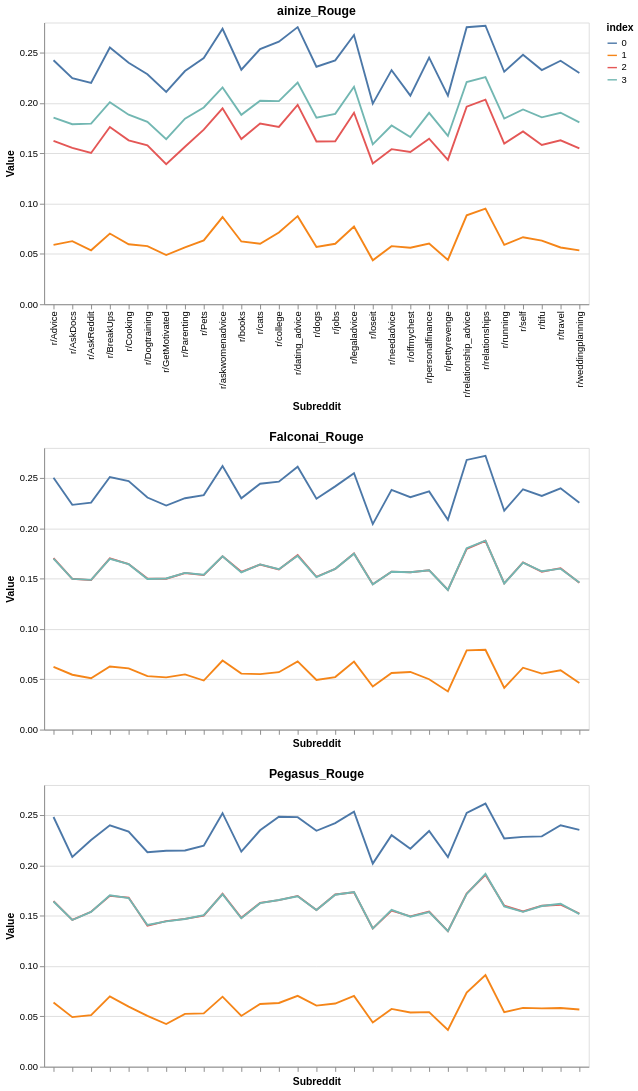

The cell this chart's notebook holds for it:
### Code cell
# the line charts for the three models
one = (
    alt.Chart(df_ain_rouge, title='ainize_Rouge')
    .mark_line()
    .encode(
        x='Subreddit:N',
        y='Value:Q',
        color='index:N'
    )
)
two = (
    alt.Chart(df_falc_rouge, title='Falconai_Rouge')
    .mark_line()
    .encode(
        alt.X('Subreddit:N').axis(labels=False),
        y='Value:Q',
        color='index:N'
    )
)
three = (
    alt.Chart(df_peg_rouge, title='Pegasus_Rouge')
    .mark_line()
    .encode(
        alt.X('Subreddit:N').axis(labels=False),
        y='Value:Q',
        color='index:N'
    )
)

(one & two & three).properties(width=800).interactive()
(one & two & three).display()

### Figure 1 — Vega-Lite specification as saved in the notebook (floating-point values rounded to 4 significant figures)
{"$schema": "https://vega.github.io/schema/vega-lite/v5.20.1.json", "config": {"view": {"continuousHeight": 300, "continuousWidth": 300}}, "datasets": {"data-138287ae5bad8c37273e3b14c2c60fe3": [{"Subreddit": "r/relationships", "Value": 0.2721, "index": 0}, {"Subreddit": "r/relationships", "Value": 0.07931, "index": 1}, {"Subreddit": "r/relationships", "Value": 0.1877, "index": 2}, {"Subreddit": "r/relationships", "Value": 0.1878, "index": 3}, {"Subreddit": "r/loseit", "Value": 0.2043, "index": 0}, {"Subreddit": "r/loseit", "Value": 0.04287, "index": 1}, {"Subreddit": "r/loseit", "Value": 0.1445, "index": 2}, {"Subreddit": "r/loseit", "Value": 0.1443, "index": 3}, {"Subreddit": "r/personalfinance", "Value": 0.2368, "index": 0}, {"Subreddit": "r/personalfinance", "Value": 0.05006, "index": 1}, {"Subreddit": "r/personalfinance", "Value": 0.1584, "index": 2}, {"Subreddit": "r/personalfinance", "Value": 0.1583, "index": 3}, {"Subreddit": "r/offmychest", "Value": 0.231, "index": 0}, {"Subreddit": "r/offmychest", "Value": 0.05729, "index": 1}, {"Subreddit": "r/offmychest", "Value": 0.1564, "index": 2}, {"Subreddit": "r/offmychest", "Value": 0.1565, "index": 3}, {"Subreddit": "r/relationship_advice", "Value": 0.268, "index": 0}, {"Subreddit": "r/relationship_advice", "Value": 0.07873, "index": 1}, {"Subreddit": "r/relationship_advice", "Value": 0.1796, "index": 2}, {"Subreddit": "r/relationship_advice", "Value": 0.1803, "index": 3}, {"Subreddit": "r/dating_advice", "Value": 0.2614, "index": 0}, {"Subreddit": "r/dating_advice", "Value": 0.06784, "index": 1}, {"Subreddit": "r/dating_advice", "Value": 0.1734, "index": 2}, {"Subreddit": "r/dating_advice", "Value": 0.1727, "index": 3}, {"Subreddit": "r/dogs", "Value": 0.2294, "index": 0}, {"Subreddit": "r/dogs", "Value": 0.04938, "index": 1}, {"Subreddit": "r/dogs", "Value": 0.1519, "index": 2}, {"Subreddit": "r/dogs", "Value": 0.1515, "index": 3}, {"Subreddit": "r/legaladvice", "Value": 0.2549, "index": 0}, {"Subreddit": "r/legaladvice", "Value": 0.06757, "index": 1}, {"Subreddit": "r/legaladvice", "Value": 0.175, "index": 2}, {"Subreddit": "r/legaladvice", "Value": 0.1749, "index": 3}, {"Subreddit": "r/AskReddit", "Value": 0.2256, "index": 0}, {"Subreddit": "r/AskReddit", "Value": 0.05105, "index": 1}, {"Subreddit": "r/AskReddit", "Value": 0.1486, "index": 2}, {"Subreddit": "r/AskReddit", "Value": 0.1488, "index": 3}, {"Subreddit": "r/running", "Value": 0.2176, "index": 0}, {"Subreddit": "r/running", "Value": 0.04143, "index": 1}, {"Subreddit": "r/running", "Value": 0.1454, "index": 2}, {"Subreddit": "r/running", "Value": 0.1452, "index": 3}, {"Subreddit": "r/tifu", "Value": 0.2323, "index": 0}, {"Subreddit": "r/tifu", "Value": 0.05562, "index": 1}, {"Subreddit": "r/tifu", "Value": 0.1569, "index": 2}, {"Subreddit": "r/tifu", "Value": 0.1574, "index": 3}, {"Subreddit": "r/needadvice", "Value": 0.2383, "index": 0}, {"Subreddit": "r/needadvice", "Value": 0.0563, "index": 1}, {"Subreddit": "r/needadvice", "Value": 0.157, "index": 2}, {"Subreddit": "r/needadvice", "Value": 0.157, "index": 3}, {"Subreddit": "r/cats", "Value": 0.2444, "index": 0}, {"Subreddit": "r/cats", "Value": 0.05513, "index": 1}, {"Subreddit": "r/cats", "Value": 0.1641, "index": 2}, {"Subreddit": "r/cats", "Value": 0.1642, "index": 3}, {"Subreddit": "r/Advice", "Value": 0.2504, "index": 0}, {"Subreddit": "r/Advice", "Value": 0.06234, "index": 1}, {"Subreddit": "r/Advice", "Value": 0.1705, "index": 2}, {"Subreddit": "r/Advice", "Value": 0.1699, "index": 3}, {"Subreddit": "r/BreakUps", "Value": 0.2511, "index": 0}, {"Subreddit": "r/BreakUps", "Value": 0.06272, "index": 1}, {"Subreddit": "r/BreakUps", "Value": 0.1702, "index": 2}, {"Subreddit": "r/BreakUps", "Value": 0.1698, "index": 3}, {"Subreddit": "r/pettyrevenge", "Value": 0.2085, "index": 0}, {"Subreddit": "r/pettyrevenge", "Value": 0.03791, "index": 1}, {"Subreddit": "r/pettyrevenge", "Value": 0.1389, "index": 2}, {"Subreddit": "r/pettyrevenge", "Value": 0.1388, "index": 3}, {"Subreddit": "r/self", "Value": 0.2389, "index": 0}, {"Subreddit": "r/self", "Value": 0.06152, "index": 1}, {"Subreddit": "r/self", "Value": 0.1661, "index": 2}, {"Subreddit": "r/self", "Value": 0.166, "index": 3}, {"Subreddit": "r/GetMotivated", "Value": 0.2227, "index": 0}, {"Subreddit": "r/GetMotivated", "Value": 0.0519, "index": 1}, {"Subreddit": "r/GetMotivated", "Value": 0.15, "index": 2}, {"Subreddit": "r/GetMotivated", "Value": 0.1502, "index": 3}, {"Subreddit": "r/Parenting", "Value": 0.23, "index": 0}, {"Subreddit": "r/Parenting", "Value": 0.05487, "index": 1}, {"Subreddit": "r/Parenting", "Value": 0.1557, "index": 2}, {"Subreddit": "r/Parenting", "Value": 0.1557, "index": 3}, {"Subreddit": "r/weddingplanning", "Value": 0.2255, "index": 0}, {"Subreddit": "r/weddingplanning", "Value": 0.04631, "index": 1}, {"Subreddit": "r/weddingplanning", "Value": 0.146, "index": 2}, {"Subreddit": "r/weddingplanning", "Value": 0.1462, "index": 3}, {"Subreddit": "r/college", "Value": 0.2464, "index": 0}, {"Subreddit": "r/college", "Value": 0.05707, "index": 1}, {"Subreddit": "r/college", "Value": 0.1592, "index": 2}, {"Subreddit": "r/college", "Value": 0.1594, "index": 3}, {"Subreddit": "r/jobs", "Value": 0.2418, "index": 0}, {"Subreddit": "r/jobs", "Value": 0.0522, "index": 1}, {"Subreddit": "r/jobs", "Value": 0.1596, "index": 2}, {"Subreddit": "r/jobs", "Value": 0.1598, "index": 3}, {"Subreddit": "r/Dogtraining", "Value": 0.2307, "index": 0}, {"Subreddit": "r/Dogtraining", "Value": 0.05313, "index": 1}, {"Subreddit": "r/Dogtraining", "Value": 0.1501, "index": 2}, {"Subreddit": "r/Dogtraining", "Value": 0.1497, "index": 3}, {"Subreddit": "r/Pets", "Value": 0.2331, "index": 0}, {"Subreddit": "r/Pets", "Value": 0.04876, "index": 1}, {"Subreddit": "r/Pets", "Value": 0.1536, "index": 2}, {"Subreddit": "r/Pets", "Value": 0.1539, "index": 3}, {"Subreddit": "r/Cooking", "Value": 0.2471, "index": 0}, {"Subreddit": "r/Cooking", "Value": 0.06091, "index": 1}, {"Subreddit": "r/Cooking", "Value": 0.1646, "index": 2}, {"Subreddit": "r/Cooking", "Value": 0.1644, "index": 3}, {"Subreddit": "r/askwomenadvice", "Value": 0.262, "index": 0}, {"Subreddit": "r/askwomenadvice", "Value": 0.06862, "index": 1}, {"Subreddit": "r/askwomenadvice", "Value": 0.1723, "index": 2}, {"Subreddit": "r/askwomenadvice", "Value": 0.1722, "index": 3}, {"Subreddit": "r/AskDocs", "Value": 0.2234, "index": 0}, {"Subreddit": "r/AskDocs", "Value": 0.05454, "index": 1}, {"Subreddit": "r/AskDocs", "Value": 0.1499, "index": 2}, {"Subreddit": "r/AskDocs", "Value": 0.1498, "index": 3}, {"Subreddit": "r/travel", "Value": 0.2398, "index": 0}, {"Subreddit": "r/travel", "Value": 0.0589, "index": 1}, {"Subreddit": "r/travel", "Value": 0.1605, "index": 2}, {"Subreddit": "r/travel", "Value": 0.16, "index": 3}, {"Subreddit": "r/books", "Value": 0.2299, "index": 0}, {"Subreddit": "r/books", "Value": 0.05569, "index": 1}, {"Subreddit": "r/books", "Value": 0.1568, "index": 2}, {"Subreddit": "r/books", "Value": 0.1563, "index": 3}], "data-19d3a0cb30f4e4dedb945e125c826967": [{"Subreddit": "r/relationships", "Value": 0.2768, "index": 0}, {"Subreddit": "r/relationships", "Value": 0.09501, "index": 1}, {"Subreddit": "r/relationships", "Value": 0.2034, "index": 2}, {"Subreddit": "r/relationships", "Value": 0.2258, "index": 3}, {"Subreddit": "r/loseit", "Value": 0.1994, "index": 0}, {"Subreddit": "r/loseit", "Value": 0.04372, "index": 1}, {"Subreddit": "r/loseit", "Value": 0.14, "index": 2}, {"Subreddit": "r/loseit", "Value": 0.159, "index": 3}, {"Subreddit": "r/personalfinance", "Value": 0.2451, "index": 0}, {"Subreddit": "r/personalfinance", "Value": 0.06027, "index": 1}, {"Subreddit": "r/personalfinance", "Value": 0.1645, "index": 2}, {"Subreddit": "r/personalfinance", "Value": 0.1902, "index": 3}, {"Subreddit": "r/offmychest", "Value": 0.2073, "index": 0}, {"Subreddit": "r/offmychest", "Value": 0.05618, "index": 1}, {"Subreddit": "r/offmychest", "Value": 0.1513, "index": 2}, {"Subreddit": "r/offmychest", "Value": 0.1662, "index": 3}, {"Subreddit": "r/relationship_advice", "Value": 0.2753, "index": 0}, {"Subreddit": "r/relationship_advice", "Value": 0.08833, "index": 1}, {"Subreddit": "r/relationship_advice", "Value": 0.1964, "index": 2}, {"Subreddit": "r/relationship_advice", "Value": 0.2209, "index": 3}, {"Subreddit": "r/dating_advice", "Value": 0.2755, "index": 0}, {"Subreddit": "r/dating_advice", "Value": 0.08756, "index": 1}, {"Subreddit": "r/dating_advice", "Value": 0.1982, "index": 2}, {"Subreddit": "r/dating_advice", "Value": 0.2203, "index": 3}, {"Subreddit": "r/dogs", "Value": 0.2361, "index": 0}, {"Subreddit": "r/dogs", "Value": 0.05697, "index": 1}, {"Subreddit": "r/dogs", "Value": 0.1617, "index": 2}, {"Subreddit": "r/dogs", "Value": 0.1855, "index": 3}, {"Subreddit": "r/legaladvice", "Value": 0.2676, "index": 0}, {"Subreddit": "r/legaladvice", "Value": 0.07718, "index": 1}, {"Subreddit": "r/legaladvice", "Value": 0.1903, "index": 2}, {"Subreddit": "r/legaladvice", "Value": 0.2161, "index": 3}, {"Subreddit": "r/AskReddit", "Value": 0.2199, "index": 0}, {"Subreddit": "r/AskReddit", "Value": 0.05364, "index": 1}, {"Subreddit": "r/AskReddit", "Value": 0.1503, "index": 2}, {"Subreddit": "r/AskReddit", "Value": 0.1795, "index": 3}, {"Subreddit": "r/running", "Value": 0.2311, "index": 0}, {"Subreddit": "r/running", "Value": 0.05897, "index": 1}, {"Subreddit": "r/running", "Value": 0.1597, "index": 2}, {"Subreddit": "r/running", "Value": 0.1846, "index": 3}, {"Subreddit": "r/tifu", "Value": 0.2328, "index": 0}, {"Subreddit": "r/tifu", "Value": 0.06326, "index": 1}, {"Subreddit": "r/tifu", "Value": 0.1583, "index": 2}, {"Subreddit": "r/tifu", "Value": 0.1858, "index": 3}, {"Subreddit": "r/needadvice", "Value": 0.2327, "index": 0}, {"Subreddit": "r/needadvice", "Value": 0.05773, "index": 1}, {"Subreddit": "r/needadvice", "Value": 0.1541, "index": 2}, {"Subreddit": "r/needadvice", "Value": 0.1776, "index": 3}, {"Subreddit": "r/cats", "Value": 0.2535, "index": 0}, {"Subreddit": "r/cats", "Value": 0.06015, "index": 1}, {"Subreddit": "r/cats", "Value": 0.1796, "index": 2}, {"Subreddit": "r/cats", "Value": 0.2022, "index": 3}, {"Subreddit": "r/Advice", "Value": 0.2425, "index": 0}, {"Subreddit": "r/Advice", "Value": 0.05902, "index": 1}, {"Subreddit": "r/Advice", "Value": 0.1624, "index": 2}, {"Subreddit": "r/Advice", "Value": 0.1854, "index": 3}, {"Subreddit": "r/BreakUps", "Value": 0.2552, "index": 0}, {"Subreddit": "r/BreakUps", "Value": 0.07028, "index": 1}, {"Subreddit": "r/BreakUps", "Value": 0.1761, "index": 2}, {"Subreddit": "r/BreakUps", "Value": 0.2008, "index": 3}, {"Subreddit": "r/pettyrevenge", "Value": 0.2074, "index": 0}, {"Subreddit": "r/pettyrevenge", "Value": 0.04413, "index": 1}, {"Subreddit": "r/pettyrevenge", "Value": 0.1435, "index": 2}, {"Subreddit": "r/pettyrevenge", "Value": 0.1673, "index": 3}, {"Subreddit": "r/self", "Value": 0.2479, "index": 0}, {"Subreddit": "r/self", "Value": 0.06662, "index": 1}, {"Subreddit": "r/self", "Value": 0.1717, "index": 2}, {"Subreddit": "r/self", "Value": 0.1936, "index": 3}, {"Subreddit": "r/GetMotivated", "Value": 0.2111, "index": 0}, {"Subreddit": "r/GetMotivated", "Value": 0.04889, "index": 1}, {"Subreddit": "r/GetMotivated", "Value": 0.1393, "index": 2}, {"Subreddit": "r/GetMotivated", "Value": 0.164, "index": 3}, {"Subreddit": "r/Parenting", "Value": 0.2318, "index": 0}, {"Subreddit": "r/Parenting", "Value": 0.05657, "index": 1}, {"Subreddit": "r/Parenting", "Value": 0.1565, "index": 2}, {"Subreddit": "r/Parenting", "Value": 0.1844, "index": 3}, {"Subreddit": "r/weddingplanning", "Value": 0.2299, "index": 0}, {"Subreddit": "r/weddingplanning", "Value": 0.05359, "index": 1}, {"Subreddit": "r/weddingplanning", "Value": 0.1549, "index": 2}, {"Subreddit": "r/weddingplanning", "Value": 0.1808, "index": 3}, {"Subreddit": "r/college", "Value": 0.261, "index": 0}, {"Subreddit": "r/college", "Value": 0.07129, "index": 1}, {"Subreddit": "r/college", "Value": 0.1762, "index": 2}, {"Subreddit": "r/college", "Value": 0.2019, "index": 3}, {"Subreddit": "r/jobs", "Value": 0.2424, "index": 0}, {"Subreddit": "r/jobs", "Value": 0.0601, "index": 1}, {"Subreddit": "r/jobs", "Value": 0.162, "index": 2}, {"Subreddit": "r/jobs", "Value": 0.1892, "index": 3}, {"Subreddit": "r/Dogtraining", "Value": 0.2286, "index": 0}, {"Subreddit": "r/Dogtraining", "Value": 0.05782, "index": 1}, {"Subreddit": "r/Dogtraining", "Value": 0.1581, "index": 2}, {"Subreddit": "r/Dogtraining", "Value": 0.1813, "index": 3}, {"Subreddit": "r/Pets", "Value": 0.2447, "index": 0}, {"Subreddit": "r/Pets", "Value": 0.06347, "index": 1}, {"Subreddit": "r/Pets", "Value": 0.1735, "index": 2}, {"Subreddit": "r/Pets", "Value": 0.1956, "index": 3}, {"Subreddit": "r/Cooking", "Value": 0.24, "index": 0}, {"Subreddit": "r/Cooking", "Value": 0.05964, "index": 1}, {"Subreddit": "r/Cooking", "Value": 0.1629, "index": 2}, {"Subreddit": "r/Cooking", "Value": 0.1884, "index": 3}, {"Subreddit": "r/askwomenadvice", "Value": 0.2738, "index": 0}, {"Subreddit": "r/askwomenadvice", "Value": 0.08667, "index": 1}, {"Subreddit": "r/askwomenadvice", "Value": 0.1948, "index": 2}, {"Subreddit": "r/askwomenadvice", "Value": 0.2155, "index": 3}, {"Subreddit": "r/AskDocs", "Value": 0.2247, "index": 0}, {"Subreddit": "r/AskDocs", "Value": 0.06271, "index": 1}, {"Subreddit": "r/AskDocs", "Value": 0.1554, "index": 2}, {"Subreddit": "r/AskDocs", "Value": 0.1789, "index": 3}, {"Subreddit": "r/travel", "Value": 0.242, "index": 0}, {"Subreddit": "r/travel", "Value": 0.05642, "index": 1}, {"Subreddit": "r/travel", "Value": 0.1629, "index": 2}, {"Subreddit": "r/travel", "Value": 0.1904, "index": 3}, {"Subreddit": "r/books", "Value": 0.2331, "index": 0}, {"Subreddit": "r/books", "Value": 0.06239, "index": 1}, {"Subreddit": "r/books", "Value": 0.1642, "index": 2}, {"Subreddit": "r/books", "Value": 0.1883, "index": 3}], "data-9ea502cb691a54f7f428a5f231be5682": [{"Subreddit": "r/relationships", "Value": 0.2615, "index": 0}, {"Subreddit": "r/relationships", "Value": 0.09106, "index": 1}, {"Subreddit": "r/relationships", "Value": 0.1907, "index": 2}, {"Subreddit": "r/relationships", "Value": 0.1917, "index": 3}, {"Subreddit": "r/loseit", "Value": 0.2019, "index": 0}, {"Subreddit": "r/loseit", "Value": 0.04398, "index": 1}, {"Subreddit": "r/loseit", "Value": 0.1375, "index": 2}, {"Subreddit": "r/loseit", "Value": 0.1373, "index": 3}, {"Subreddit": "r/personalfinance", "Value": 0.2343, "index": 0}, {"Subreddit": "r/personalfinance", "Value": 0.05421, "index": 1}, {"Subreddit": "r/personalfinance", "Value": 0.1542, "index": 2}, {"Subreddit": "r/personalfinance", "Value": 0.1537, "index": 3}, {"Subreddit": "r/offmychest", "Value": 0.2167, "index": 0}, {"Subreddit": "r/offmychest", "Value": 0.0539, "index": 1}, {"Subreddit": "r/offmychest", "Value": 0.1495, "index": 2}, {"Subreddit": "r/offmychest", "Value": 0.1491, "index": 3}, {"Subreddit": "r/relationship_advice", "Value": 0.2523, "index": 0}, {"Subreddit": "r/relationship_advice", "Value": 0.07377, "index": 1}, {"Subreddit": "r/relationship_advice", "Value": 0.1721, "index": 2}, {"Subreddit": "r/relationship_advice", "Value": 0.1717, "index": 3}, {"Subreddit": "r/dating_advice", "Value": 0.248, "index": 0}, {"Subreddit": "r/dating_advice", "Value": 0.07042, "index": 1}, {"Subreddit": "r/dating_advice", "Value": 0.1697, "index": 2}, {"Subreddit": "r/dating_advice", "Value": 0.1694, "index": 3}, {"Subreddit": "r/dogs", "Value": 0.2345, "index": 0}, {"Subreddit": "r/dogs", "Value": 0.06077, "index": 1}, {"Subreddit": "r/dogs", "Value": 0.1558, "index": 2}, {"Subreddit": "r/dogs", "Value": 0.1558, "index": 3}, {"Subreddit": "r/legaladvice", "Value": 0.2535, "index": 0}, {"Subreddit": "r/legaladvice", "Value": 0.07033, "index": 1}, {"Subreddit": "r/legaladvice", "Value": 0.1733, "index": 2}, {"Subreddit": "r/legaladvice", "Value": 0.1736, "index": 3}, {"Subreddit": "r/AskReddit", "Value": 0.2253, "index": 0}, {"Subreddit": "r/AskReddit", "Value": 0.05129, "index": 1}, {"Subreddit": "r/AskReddit", "Value": 0.154, "index": 2}, {"Subreddit": "r/AskReddit", "Value": 0.1539, "index": 3}, {"Subreddit": "r/running", "Value": 0.2269, "index": 0}, {"Subreddit": "r/running", "Value": 0.05419, "index": 1}, {"Subreddit": "r/running", "Value": 0.16, "index": 2}, {"Subreddit": "r/running", "Value": 0.1594, "index": 3}, {"Subreddit": "r/tifu", "Value": 0.2289, "index": 0}, {"Subreddit": "r/tifu", "Value": 0.05793, "index": 1}, {"Subreddit": "r/tifu", "Value": 0.16, "index": 2}, {"Subreddit": "r/tifu", "Value": 0.1597, "index": 3}, {"Subreddit": "r/needadvice", "Value": 0.2302, "index": 0}, {"Subreddit": "r/needadvice", "Value": 0.0574, "index": 1}, {"Subreddit": "r/needadvice", "Value": 0.1552, "index": 2}, {"Subreddit": "r/needadvice", "Value": 0.1558, "index": 3}, {"Subreddit": "r/cats", "Value": 0.235, "index": 0}, {"Subreddit": "r/cats", "Value": 0.06228, "index": 1}, {"Subreddit": "r/cats", "Value": 0.1628, "index": 2}, {"Subreddit": "r/cats", "Value": 0.1625, "index": 3}, {"Subreddit": "r/Advice", "Value": 0.2482, "index": 0}, {"Subreddit": "r/Advice", "Value": 0.06377, "index": 1}, {"Subreddit": "r/Advice", "Value": 0.1645, "index": 2}, {"Subreddit": "r/Advice", "Value": 0.1642, "index": 3}, {"Subreddit": "r/BreakUps", "Value": 0.2399, "index": 0}, {"Subreddit": "r/BreakUps", "Value": 0.06992, "index": 1}, {"Subreddit": "r/BreakUps", "Value": 0.1698, "index": 2}, {"Subreddit": "r/BreakUps", "Value": 0.1704, "index": 3}, {"Subreddit": "r/pettyrevenge", "Value": 0.2083, "index": 0}, {"Subreddit": "r/pettyrevenge", "Value": 0.03662, "index": 1}, {"Subreddit": "r/pettyrevenge", "Value": 0.1347, "index": 2}, {"Subreddit": "r/pettyrevenge", "Value": 0.1347, "index": 3}, {"Subreddit": "r/self", "Value": 0.2285, "index": 0}, {"Subreddit": "r/self", "Value": 0.05845, "index": 1}, {"Subreddit": "r/self", "Value": 0.1543, "index": 2}, {"Subreddit": "r/self", "Value": 0.1539, "index": 3}, {"Subreddit": "r/GetMotivated", "Value": 0.2146, "index": 0}, {"Subreddit": "r/GetMotivated", "Value": 0.04241, "index": 1}, {"Subreddit": "r/GetMotivated", "Value": 0.1447, "index": 2}, {"Subreddit": "r/GetMotivated", "Value": 0.1445, "index": 3}, {"Subreddit": "r/Parenting", "Value": 0.215, "index": 0}, {"Subreddit": "r/Parenting", "Value": 0.05251, "index": 1}, {"Subreddit": "r/Parenting", "Value": 0.1469, "index": 2}, {"Subreddit": "r/Parenting", "Value": 0.1468, "index": 3}, {"Subreddit": "r/weddingplanning", "Value": 0.2353, "index": 0}, {"Subreddit": "r/weddingplanning", "Value": 0.05685, "index": 1}, {"Subreddit": "r/weddingplanning", "Value": 0.1523, "index": 2}, {"Subreddit": "r/weddingplanning", "Value": 0.1517, "index": 3}, {"Subreddit": "r/college", "Value": 0.2484, "index": 0}, {"Subreddit": "r/college", "Value": 0.06333, "index": 1}, {"Subreddit": "r/college", "Value": 0.1656, "index": 2}, {"Subreddit": "r/college", "Value": 0.1657, "index": 3}, {"Subreddit": "r/jobs", "Value": 0.2421, "index": 0}, {"Subreddit": "r/jobs", "Value": 0.06281, "index": 1}, {"Subreddit": "r/jobs", "Value": 0.1712, "index": 2}, {"Subreddit": "r/jobs", "Value": 0.171, "index": 3}, {"Subreddit": "r/Dogtraining", "Value": 0.2133, "index": 0}, {"Subreddit": "r/Dogtraining", "Value": 0.05049, "index": 1}, {"Subreddit": "r/Dogtraining", "Value": 0.1401, "index": 2}, {"Subreddit": "r/Dogtraining", "Value": 0.1408, "index": 3}, {"Subreddit": "r/Pets", "Value": 0.2197, "index": 0}, {"Subreddit": "r/Pets", "Value": 0.053, "index": 1}, {"Subreddit": "r/Pets", "Value": 0.1502, "index": 2}, {"Subreddit": "r/Pets", "Value": 0.1507, "index": 3}, {"Subreddit": "r/Cooking", "Value": 0.2337, "index": 0}, {"Subreddit": "r/Cooking", "Value": 0.05979, "index": 1}, {"Subreddit": "r/Cooking", "Value": 0.1681, "index": 2}, {"Subreddit": "r/Cooking", "Value": 0.1676, "index": 3}, {"Subreddit": "r/askwomenadvice", "Value": 0.252, "index": 0}, {"Subreddit": "r/askwomenadvice", "Value": 0.06961, "index": 1}, {"Subreddit": "r/askwomenadvice", "Value": 0.1719, "index": 2}, {"Subreddit": "r/askwomenadvice", "Value": 0.1714, "index": 3}, {"Subreddit": "r/AskDocs", "Value": 0.2086, "index": 0}, {"Subreddit": "r/AskDocs", "Value": 0.04926, "index": 1}, {"Subreddit": "r/AskDocs", "Value": 0.1458, "index": 2}, {"Subreddit": "r/AskDocs", "Value": 0.1458, "index": 3}, {"Subreddit": "r/travel", "Value": 0.24, "index": 0}, {"Subreddit": "r/travel", "Value": 0.0584, "index": 1}, {"Subreddit": "r/travel", "Value": 0.161, "index": 2}, {"Subreddit": "r/travel", "Value": 0.162, "index": 3}, {"Subreddit": "r/books", "Value": 0.2138, "index": 0}, {"Subreddit": "r/books", "Value": 0.05048, "index": 1}, {"Subreddit": "r/books", "Value": 0.148, "index": 2}, {"Subreddit": "r/books", "Value": 0.1476, "index": 3}]}, "vconcat": [{"data": {"name": "data-19d3a0cb30f4e4dedb945e125c826967"}, "encoding": {"color": {"field": "index", "type": "nominal"}, "x": {"field": "Subreddit", "type": "nominal"}, "y": {"field": "Value", "type": "quantitative"}}, "mark": {"type": "line"}, "title": "ainize_Rouge"}, {"data": {"name": "data-138287ae5bad8c37273e3b14c2c60fe3"}, "encoding": {"color": {"field": "index", "type": "nominal"}, "x": {"axis": {"labels": false}, "field": "Subreddit", "type": "nominal"}, "y": {"field": "Value", "type": "quantitative"}}, "mark": {"type": "line"}, "title": "Falconai_Rouge"}, {"data": {"name": "data-9ea502cb691a54f7f428a5f231be5682"}, "encoding": {"color": {"field": "index", "type": "nominal"}, "x": {"axis": {"labels": false}, "field": "Subreddit", "type": "nominal"}, "y": {"field": "Value", "type": "quantitative"}}, "mark": {"type": "line"}, "title": "Pegasus_Rouge"}]}
